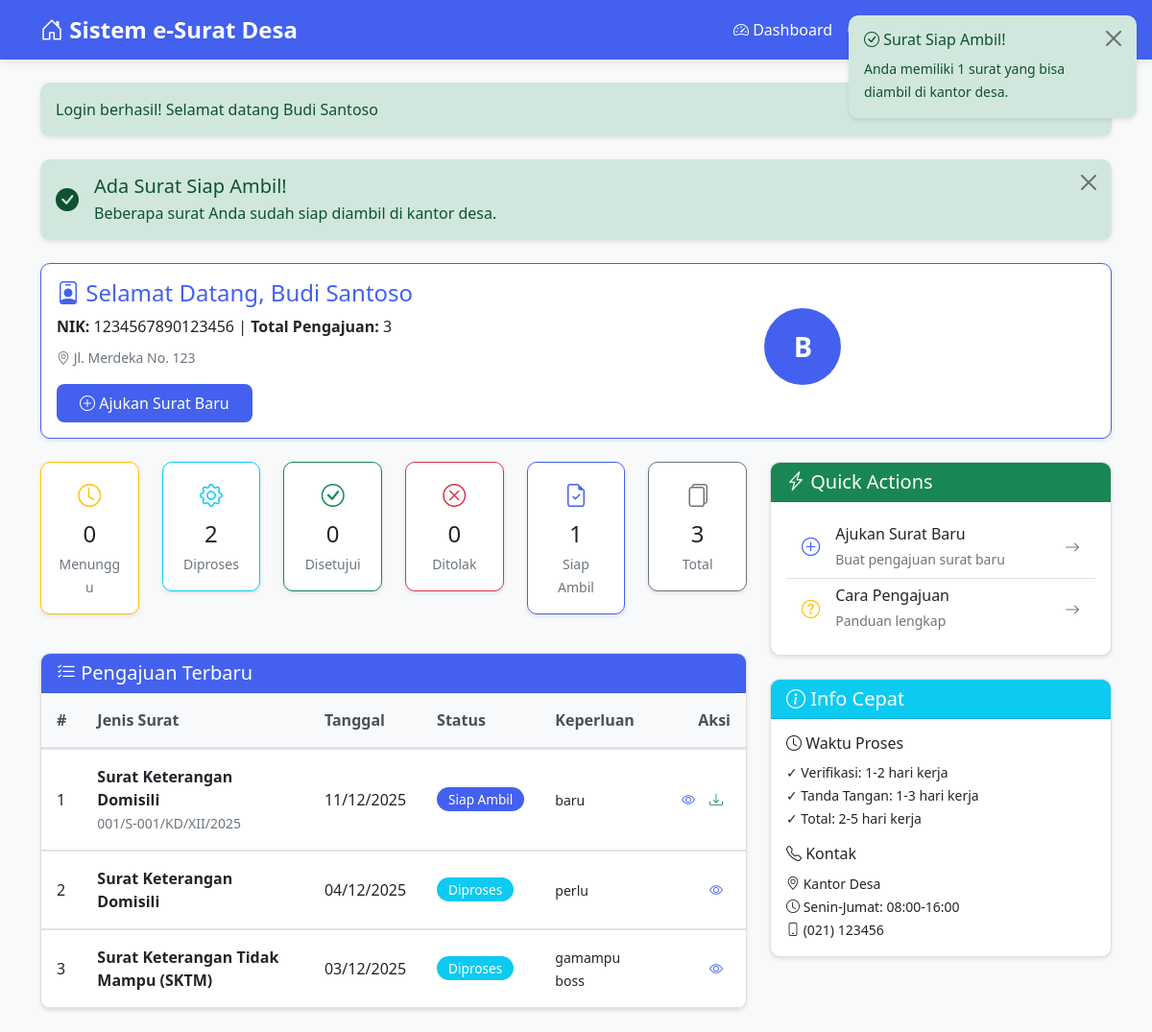
The app's page /penduduk/dashboard.php (signed in) with its own data.
### tables this page shows
CREATE TABLE `penduduk` (
  `id` int(11) NOT NULL,
  `nik` varchar(20) NOT NULL,
  `nama` varchar(100) NOT NULL,
  `tempat_lahir` varchar(50) NOT NULL,
  `tanggal_lahir` date NOT NULL,
  `alamat` text NOT NULL,
  `no_telp` varchar(15) DEFAULT NULL,
  `password` varchar(255) NOT NULL,
  `created_at` timestamp NOT NULL DEFAULT current_timestamp()
);

CREATE TABLE `pengajuan_surat` (
  `id` int(11) NOT NULL,
  `penduduk_id` int(11) NOT NULL,
  `jenis_surat_id` int(11) NOT NULL,
  `keperluan` text NOT NULL,
  `berkas_pendukung` varchar(255) DEFAULT NULL,
  `status` enum('menunggu','diproses','disetujui','ditolak','siap_ambil') DEFAULT 'menunggu',
  `catatan_admin` text DEFAULT NULL,
  `nomor_surat` varchar(50) DEFAULT NULL,
  `tanggal_pengajuan` timestamp NOT NULL DEFAULT current_timestamp(),
  `tanggal_verifikasi` timestamp NULL DEFAULT NULL,
  `tanggal_ttd` timestamp NULL DEFAULT NULL
);

CREATE TABLE `jenis_surat` (
  `id` int(11) NOT NULL,
  `kode_surat` varchar(10) NOT NULL,
  `nama_surat` varchar(100) NOT NULL,
  `template` text DEFAULT NULL,
  `created_at` timestamp NOT NULL DEFAULT current_timestamp()
);

### penduduk/dashboard.php (the view, shortened to what the rows shown need)
<?php
require_once '../config.php';
$user_id = $_SESSION['user_id'];
$stmt = $pdo->prepare("SELECT * FROM penduduk WHERE id = ?");
$stmt->execute([$user_id]);
$penduduk = $stmt->fetch(PDO::FETCH_ASSOC);
$stmt = $pdo->prepare("SELECT COUNT(*) as total FROM pengajuan_surat WHERE penduduk_id = ?");
$stmt->execute([$user_id]);
$total_pengajuan = $stmt->fetch(PDO::FETCH_ASSOC)['total'];
$stmt = $pdo->prepare("
    SELECT p.*, j.nama_surat, j.kode_surat
    FROM pengajuan_surat p
    JOIN jenis_surat j ON p.jenis_surat_id = j.id
    WHERE penduduk_id = ?
    ORDER BY tanggal_pengajuan DESC
    LIMIT 5
");
$stmt->execute([$user_id]);
$pengajuan_terbaru = $stmt->fetchAll(PDO::FETCH_ASSOC);
?>
<!DOCTYPE html>
<html lang="id">
<head>
    <link href="https://cdn.jsdelivr.net/npm/bootstrap@5.1.3/dist/css/bootstrap.min.css" rel="stylesheet">
    <link rel="stylesheet" href="../style.css">
    <link rel="stylesheet" href="https://cdn.jsdelivr.net/npm/bootstrap-icons@1.8.1/font/bootstrap-icons.css">
</head>
<body>
    <div class="container mt-4">
        <div class="card mb-4 border-primary">
            <div class="card-body">
                <div class="row align-items-center">
                    <div class="col-md-8">
                        <h4 class="card-title text-primary">
                            <i class="bi bi-person-badge"></i> Selamat Datang, <?php echo $penduduk['nama']; ?>
                        </h4>
                        <p class="card-text mb-2">
                            <strong>NIK:</strong> <?php echo $penduduk['nik']; ?> |
                            <strong>Total Pengajuan:</strong> <?php echo $total_pengajuan; ?>
                        </p>
                        <p class="card-text text-muted mb-3">
                            <small><i class="bi bi-geo-alt"></i> <?php echo $penduduk['alamat']; ?></small>
                        </p>
                        <div class="btn-group">
                            <a href="ajukan_surat.php" class="btn btn-primary">
                            </a>
                        </div>
                    </div>
                    <div class="col-md-4 text-center">
                        <div class="position-relative">
                            <div class="avatar-circle bg-primary text-white display-4 mb-2">
                                <?php echo strtoupper(substr($penduduk['nama'], 0, 1)); ?>
                            </div>
                        </div>
                    </div>
                </div>
            </div>
        </div>
        <div class="row">
            <div class="col-lg-8">
                <div class="card mb-4">
                    <div class="card-body p-0">
                        <div class="table-responsive">
                            <table class="table table-hover mb-0">
                                <thead class="table-light">
                                    <tr>
                                        <th>#</th>
                                        <th>Jenis Surat</th>
                                        <th>Tanggal</th>
                                        <th>Status</th>
                                        <th>Keperluan</th>
                                        <th class="text-end">Aksi</th>
                                    </tr>
                                </thead>
                                <tbody>
                                    <?php if (count($pengajuan_terbaru) > 0): ?>
                                        <?php foreach ($pengajuan_terbaru as $index => $row):
                                            $status_badge = [
                                                'menunggu' => 'warning',
                                                'diproses' => 'info',
                                                'disetujui' => 'success',
                                                'ditolak' => 'danger',
                                                'siap_ambil' => 'primary'
                                            ];
                                            $badge_class = $status_badge[$row['status']] ?? 'secondary';
                                            $status_text = ucfirst($row['status']);
                                            if ($row['status'] === 'siap_ambil') $status_text = 'Siap Ambil';
                                        ?>
                                            <tr>
                                                <td><?php echo $index + 1; ?></td>
                                                <td>
                                                    <div>
                                                        <strong><?php echo $row['nama_surat']; ?></strong>
                                                        <?php if ($row['nomor_surat']): ?>
                                                            <br><small class="text-muted"><?php echo $row['nomor_surat']; ?></small>
                                                        <?php endif; ?>
                                                    </div>
                                                </td>
                                                <td><?php echo date('d/m/Y', strtotime($row['tanggal_pengajuan'])); ?></td>
                                                <td>
                                                    <span class="badge bg-<?php echo $badge_class; ?>">
                                                        <?php echo $status_text; ?>
                                                    </span>
                                                </td>
                                                <td>
                                                    <small><?php echo substr($row['keperluan'], 0, 40); ?><?php echo strlen($row['keperluan']) > 40 ? '...' : ''; ?></small>
                                                </td>
                                                <td class="text-end">
                                                    <div class="btn-group btn-group-sm">
                                                        <button type="button" class="btn btn-outline-primary btn-detail"
                                                                data-bs-toggle="modal"
                                                                data-bs-target="#detailModal"
                                                                data-id="<?php echo $row['id']; ?>"
                                                                data-jenis="<?php echo htmlspecialchars($row['nama_surat']); ?>"
                                                                data-kode="<?php echo $row['kode_surat']; ?>"
                                                                data-tanggal="<?php echo date('d/m/Y H:i', strtotime($row['tanggal_pengajuan'])); ?>"
                                                                data-status="<?php echo $row['status']; ?>"
                                                                data-status-class="<?php echo $badge_class; ?>"
                                                                data-keperluan="<?php echo htmlspecialchars($row['keperluan']); ?>"
                                                                data-catatan="<?php echo htmlspecialchars($row['catatan_admin'] ?? ''); ?>"
                                                                data-nomor="<?php echo htmlspecialchars($row['nomor_surat'] ?? ''); ?>"
                                                                data-berkas="<?php echo htmlspecialchars($row['berkas_pendukung'] ?? ''); ?>">
                                                            <i class="bi bi-eye"></i>
                                                        </button>
                                                        <?php if ($row['status'] === 'siap_ambil'): ?>
                                                            <button type="button" class="btn btn-outline-success"
                                                                    onclick="alert('Silahkan ambil surat ini di kantor desa dengan menunjukkan NIK Anda.\\n\\nNomor Surat: ' + '<?php echo $row['nomor_surat'] ?? "Belum ada nomor"; ?>')">
                                                                <i class="bi bi-download"></i>
                                                            </button>
                                                        <?php endif; ?>
                                                    </div>
                                                </td>
                                            </tr>
                                        <?php endforeach; ?>
                                    <?php endif; ?>
                                </tbody>
                            </table>
                        </div>
                    </div>
                </div>
            </div>
</body>
</html>

### records on screen
penduduk: nama "Budi Santoso", nik "1234567890123456", alamat "Jl. Merdeka No. 123", nama "B"
pengajuan_surat: jenis_surat.nama_surat "Surat Keterangan Domisili", nomor_surat "001/S-001/KD/XII/2025", tanggal_pengajuan "11/12/2025", status "Siap Ambil", keperluan "baru"
pengajuan_surat: jenis_surat.nama_surat "Surat Keterangan Domisili", tanggal_pengajuan "04/12/2025", status "Diproses", keperluan "perlu"
pengajuan_surat: jenis_surat.nama_surat "Surat Keterangan Tidak Mampu (SKTM)", tanggal_pengajuan "03/12/2025", status "Diproses", keperluan "gamampu boss"

### other values on screen
$site_name "Sistem e-Surat Desa"
$message "Login berhasil! Selamat datang Budi Santoso"
$total_pengajuan "3"
$stats['menunggu'] "0"
$stats['diproses'] "2"
$stats['disetujui'] "0"
$stats['ditolak'] "0"
$stats['siap_ambil'] "1"
